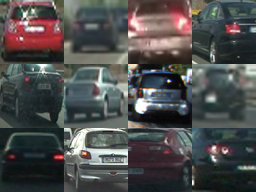
#> input picture Project5-CarND/data/examples/carstack.png, 256 x 192 px
$ jupyter execute --allow-errors Main.ipynb
#> lines starting #> are read from the running program, lines starting #| are printed output that depends on the picture
[cell 1]
# For display of example images
import matplotlib.image as mpimg
import matplotlib.pyplot as plt
# To do the bulk of the work for us, data manipulation and image control
import numpy as np
import cv2
# To grab image directories
import glob
# To measure processing times
import time
# To create and train the model used for predictions
#> (the rest of this cell did not finish here and is left out)

### Load, if available

[cell 2]
import pickle
#> (the rest of this cell did not finish here and is left out)

## Image directories

[cell 3]
# Read in non-car image locations
notcars = glob.glob('./data/examples/non-vehicles/*.png')
# Read in car image locations
cars = glob.glob('./data/examples/vehicles/*.png')

[cell 4]
carstack = mpimg.imread("./data/examples/carstack.png")
#> carstack is the input picture: shape (192, 256, 4) float32; mean R, G, B, A 0.306, 0.305, 0.304, 1
notcarstack = mpimg.imread("./data/examples/notcarstack.png")
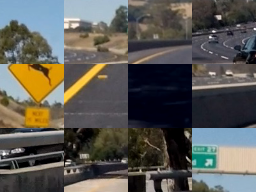
#> input picture Project5-CarND/data/examples/notcarstack.png, 256 x 192 px
#> notcarstack is the input picture: shape (192, 256, 4) float32; mean R, G, B, A 0.358, 0.351, 0.33, 1
# Example images
plt.imshow(carstack)
plt.show()
plt.imshow(notcarstack)
plt.show()

## Feature extraction

#> (a cell that did not finish here is left out)

#> (a cell that did not finish here is left out)

#> (a cell that did not finish here is left out)

#> (a cell that did not finish here is left out)

#> (a cell that did not finish here is left out)

[cell 10]
import pickle
#Save
#> (the rest of this cell did not finish here and is left out)

## SVC training

#> (a cell that did not finish here is left out)

#> (a cell that did not finish here is left out)

[cell 13]
# Check the prediction time for ten samples
t=time.time()
#> (the rest of this cell did not finish here and is left out)

#> (a cell that did not finish here is left out)

## Image seach using svc | skip to here if loaded

[cell 15]
# Choose an image to test on
image = cv2.imread('data/test_images/test5.jpg')
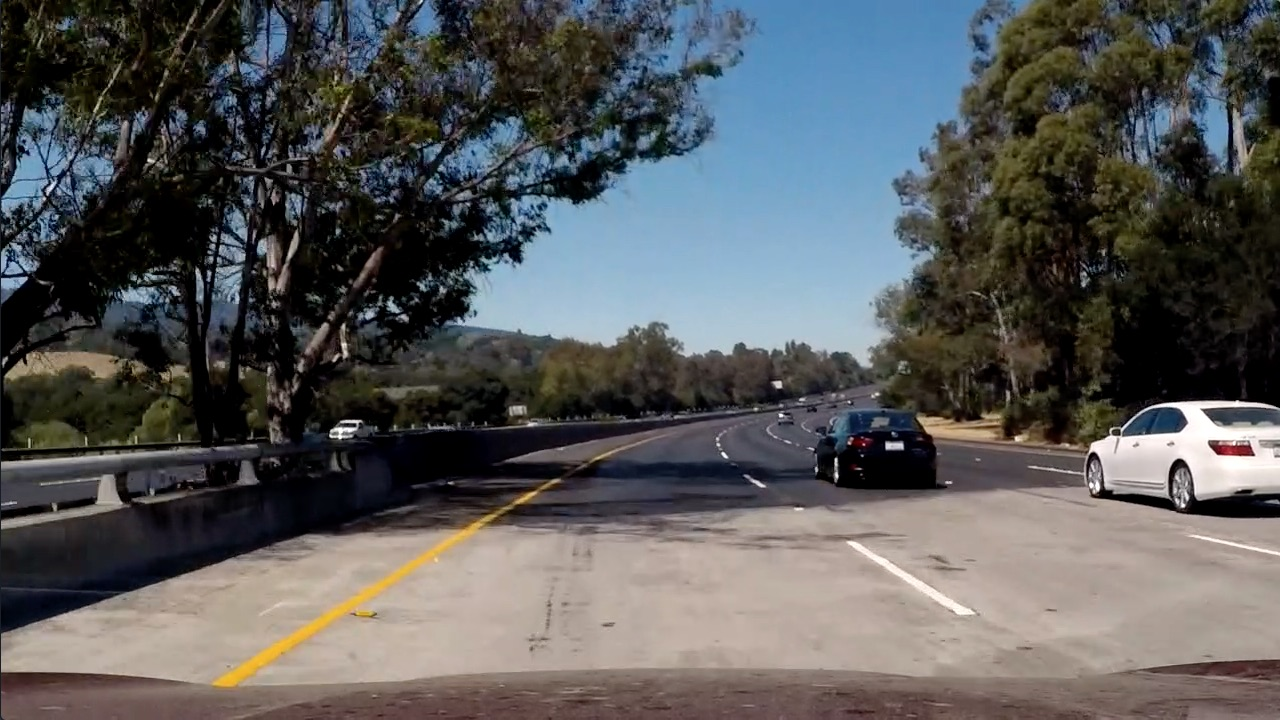
#> input picture Project4-CarND/data/test_images/test5.jpg, 1280 x 720 px, found by its file name
#> image is the input picture: shape (720, 1280, 3); mean B, G, R 89.8, 89.3, 88.5
